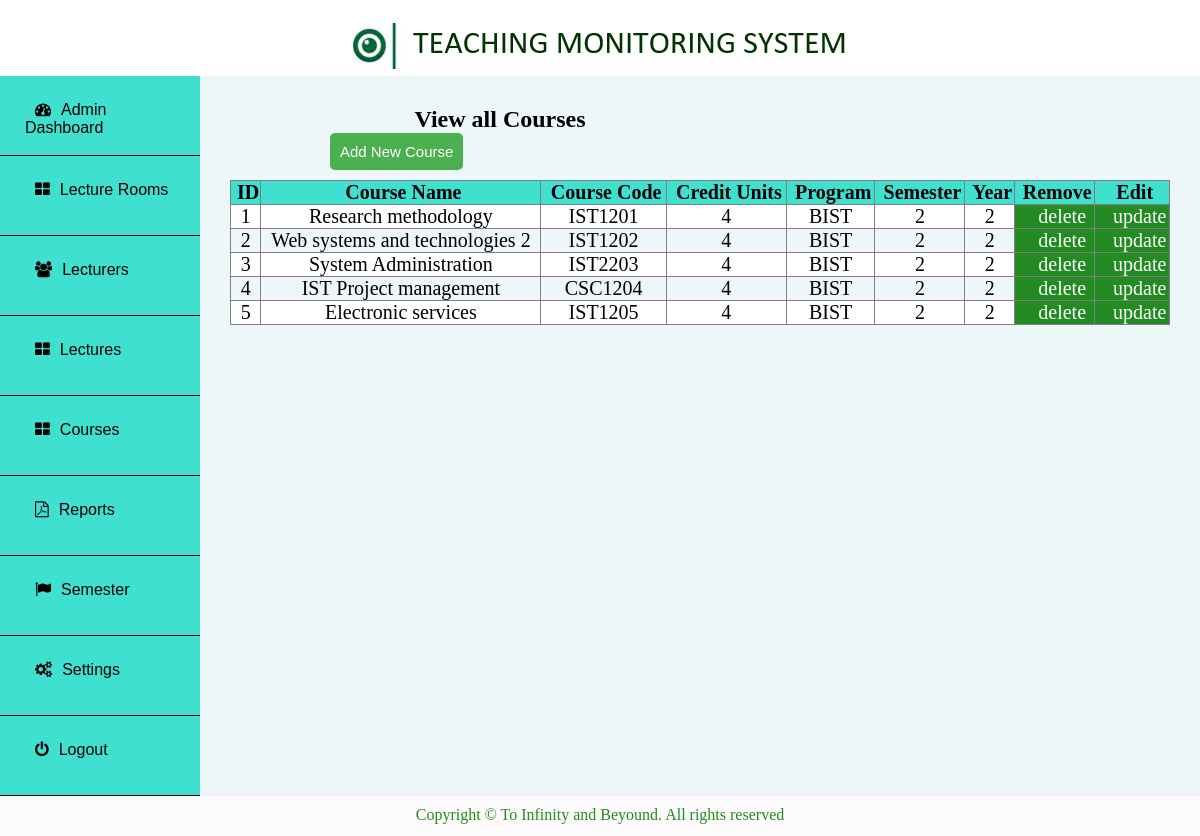
The page /admin/course.php (signed in) on the database its author committed.
### tables this page shows
CREATE TABLE `course` (
  `courseId` int(11) NOT NULL,
  `courseName` varchar(60) NOT NULL,
  `courseCode` varchar(10) NOT NULL,
  `creditUnits` varchar(10) NOT NULL,
  `program` varchar(60) NOT NULL,
  `semester` varchar(10) NOT NULL,
  `yearOfStudy` varchar(10) NOT NULL
);

### admin/course.php (the view, shortened to what this page needs)
<?php  include 'connection.php';
if($_SESSION['adminId'] != ""){
?>
<!DOCTYPE html PUBLIC "-//w3c//DTD XHTML 1.1//EN""
 http//www.w3.org/TR/xtml 11/DTD/xhtml 11.dtd">
<html xmlns="http://www.w3.org/1999/xhtml">
<head>
<link href="style.css" rel="stylesheet" type="text/css">
<link href="app.css" rel="stylesheet" type="text/css">
<link href="css/font-awesome.css" rel="stylesheet" />
</head>
<?php include 'header.php'; ?>
      <div class="main" >
     <?php
    if(isset($_REQUEST['update'])){
    $courseId = $_REQUEST['update'];
    $statement1 = "SELECT * FROM course WHERE courseId = '$courseId' ";
    $sql_query1 = mysqli_query($conn, $statement1);
    $updateRow = mysqli_fetch_assoc($sql_query1);
       ?>
      <div class="headerA">
        <h2>Update Course </h2>
      </div>
        <form method="post" action="" class="form">
            <div class="input-groupA">
              <label>Room Name</label>
              <input type="text" name="name" value="<?php echo $updateRow['courseName']; ?>" >
            </div>
            <div class="input-groupA">
              <label>Course Code</label>
              <input type="text" name="code" value="<?php echo $updateRow['courseCode']; ?>">
            </div>
            <div class="input-groupA">
              <label>Credit Units</label>
              <input type="text" name="credit" value="<?php echo $updateRow['creditUnits']; ?>">
            </div>
            <div class="input-groupA">
              <label>Program</label>
              <input type="text" name="program" value="<?php echo $updateRow['program']; ?>">
            </div>
            <div class="input-groupA">
              <label>Semester Of Study</label>
              <input type="text" name="semester" value="<?php echo $updateRow['semester']; ?>">
            </div>
            <div class="input-groupA">
              <label>Year of Study</label>
              <input type="text" name="year" value="<?php echo $updateRow['yearOfStudy']; ?>" >
            </div>
             <div class="input-groupA">
              <input type="hidden" name="courseId" value="<?php echo $updateRow['courseId']; ?>">
              <input type="hidden" name="add" value="">
              <input type="hidden" name="update" value="update">
            <button type="submit" name="submit" class="btnA">Update Course</button>
          </div>
        </form>
      <?php } else{ ?>
        <div style="width: 100%; padding:30px;">
          <h2 align="center">View all Courses</h2>
        <form method="post">
        <button type="submit" name="addCourse" class="btnA" style="margin-left:100px;">Add New Course</button>
        </form>
        <table style="width: 100%; text-align: center; " border="1" >
<?php
$retreive = "SELECT * FROM course";
$sql_query = mysqli_query($conn, $retreive);
?>
          <tr>
                <th>ID</th>
                <th>Course Name</th>
                <th>Course Code</th>
                <th>Credit Units</th>
                <th>Program</th>
                <th>Semester</th>
                <th>Year</th>
                <th>Remove</th>
                <th>Edit</th>
          </tr>
<?php
$counter = 1;
while ($rows = mysqli_fetch_assoc($sql_query) ) {
?>
          <tr>
            <td><?php   echo $counter ?></td>
            <td><?php   echo $rows['courseName']; ?></td>
            <td><?php   echo $rows['courseCode']; ?></td>
            <td><?php   echo $rows['creditUnits']; ?></td>
            <td><?php   echo $rows['program']; ?></td>
            <td><?php   echo $rows['semester']; ?></td>
            <td><?php   echo $rows['yearOfStudy']; ?></td>
            <td style="background-color: forestgreen;"><a  href="?delete=<?php   echo $rows['courseId']; ?>"
            onclick="return confirm('Are you sure you want to delete' )">delete </a></td>
            <td style="background-color: forestgreen;"> <a href="?update=<?php   echo $rows['courseId']; ?>">update </a></td>
          </tr>
          <?php $counter++;
          }
          ?>
        </table>
    </div>
  <?php  } ?>
    </div>
  </div>
  <div class="footer" style="height: 5vh;">
        <p align="center">Copyright &copy; To Infinity and Beyound. All rights reserved </p>
    </div>
</div>
</body>
</html>
<?php   }else{ header('Location: ../index.php');}

### admin/style.css (style rules this page uses)
* { padding: 0; margin: 0; box-sizing: border-box; }
.b { padding: 0px; background-color: white; }
.main { width: 100%; }
table { border-collapse: collapse; color: black; font-size: 20px; text-align: center; margin-top:10px; padding: 5px; width: 100%; }
th { background-color:turquoise; color: black; width: auto; padding-left: 5px }
tr a { color: white; margin-left: 15px; transition: .5s; text-decoration: none; }
tr:nth-child(even) { background-color:white; width: auto; }
.btnA { padding: 10px; font-size: 15px; color: white; background: #4CAF50; border:none; border-radius: 5px; }
h2 { margin-right: 400px; }
.footer { background-color:#fcfafa ; height: 5vh; width: 100%; }
.footer p { padding-top: 10px; color: forestgreen; }

### admin/app.css (style rules this page uses)
.btnA { padding: 10px; font-size: 15px; color: white; background: #4CAF50; border:none; border-radius: 5px; }

### rows shown on the page
course: courseName "Research methodology", courseCode "IST1201", creditUnits "4", program "BIST", semester "2", yearOfStudy "2"
course: courseName "Web systems and technologies 2", courseCode "IST1202", creditUnits "4", program "BIST", semester "2", yearOfStudy "2"
course: courseName "System Administration", courseCode "IST2203", creditUnits "4", program "BIST", semester "2", yearOfStudy "2"
course: courseName "IST Project management", courseCode "CSC1204", creditUnits "4", program "BIST", semester "2", yearOfStudy "2"
course: courseName "Electronic services", courseCode "IST1205", creditUnits "4", program "BIST", semester "2", yearOfStudy "2"
